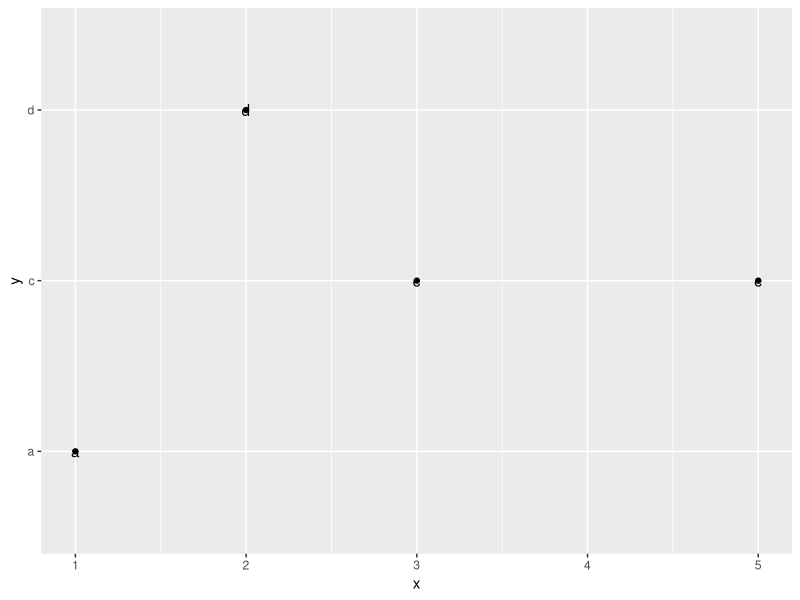
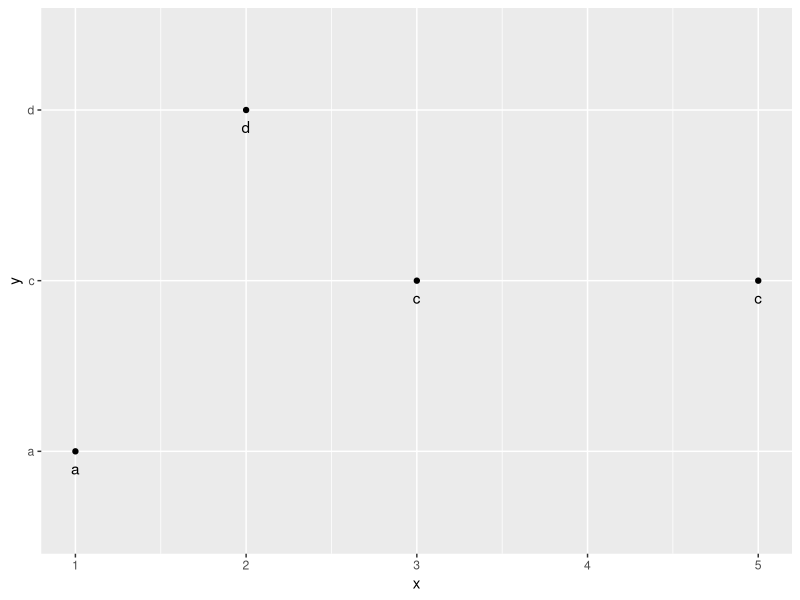
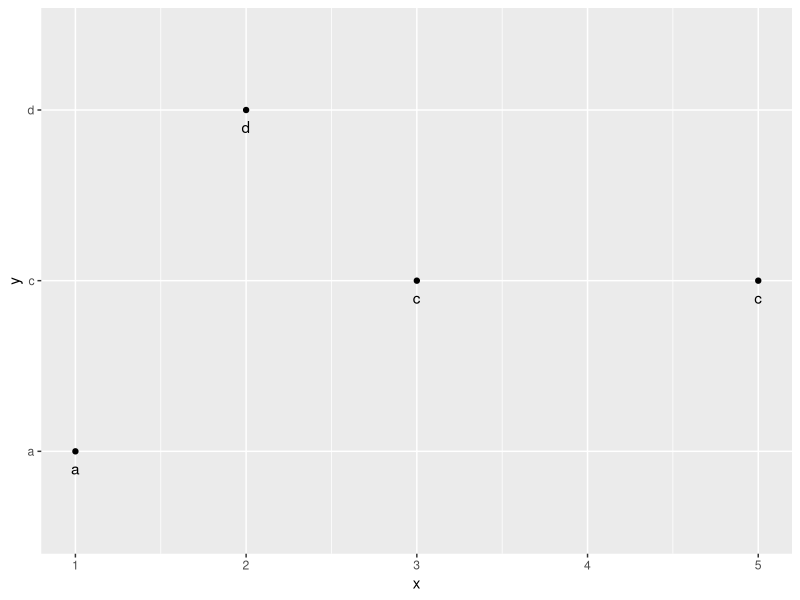
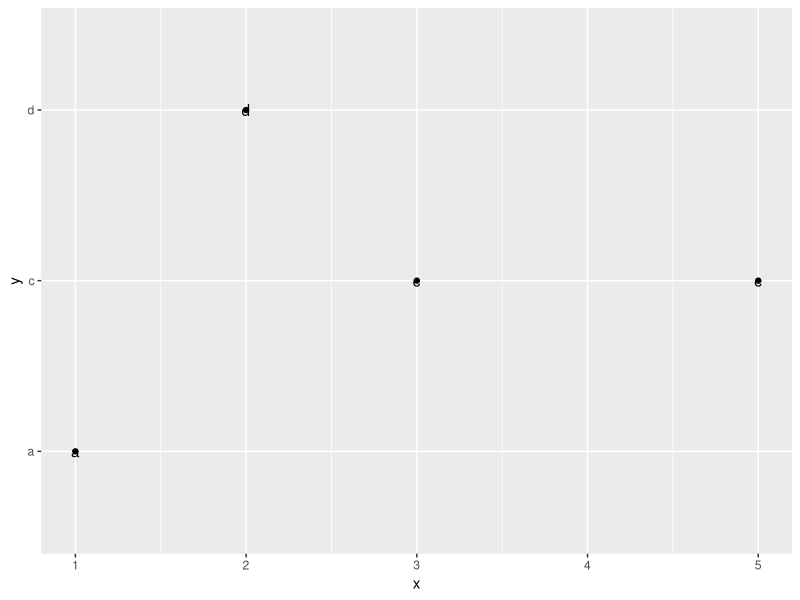

Generate these figures, in order, with R:
# r2py crawler metadata
# package: ggplot2
# source_type: rd_example
# topic: position_nudge.Rd
# source_file: C:\Users\bened\AppData\Local\R\win-library\4.5\ggplot2\help
# lines: 23

suppressPackageStartupMessages(library(ggplot2))
df <- data.frame(
  x = c(1,3,2,5),
  y = c("a","c","d","c")
)

ggplot(df, aes(x, y)) +
  geom_point() +
  geom_text(aes(label = y))

ggplot(df, aes(x, y)) +
  geom_point() +
  geom_text(aes(label = y), position = position_nudge(y = -0.1))

# Or, in brief
ggplot(df, aes(x, y)) +
  geom_point() +
  geom_text(aes(label = y), nudge_y = -0.1)

# For each text individually
ggplot(df, aes(x, y)) +
  geom_point() +
  geom_text(aes(label = y, nudge_y = c(-0.1, 0.1, -0.1, 0.1)))
